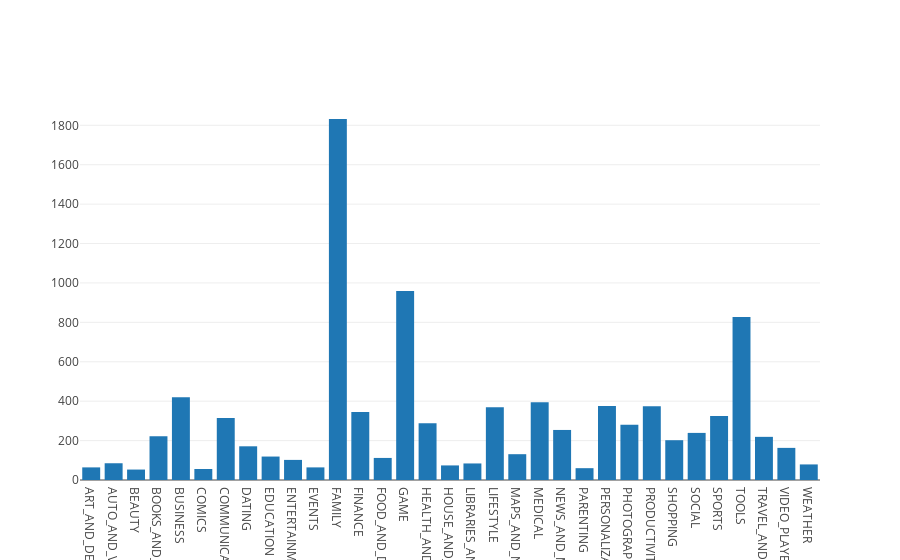

Source (notebook cell):
### Markdown cell above
## 4. Exploring app categories
<p>With more than 1 billion active users in 190 countries around the world, Google Play continues to be an important distribution platform to build a global audience. For businesses to get their apps in front of users, it's important to make them more quickly and easily discoverable on Google Play. To improve the overall search experience, Google has introduced the concept of grouping apps into categories.</p>
<p>This brings us to the following questions:</p>
<ul>
<li>Which category has the highest share of (active) apps in the market? </li>
<li>Is any specific category dominating the market?</li>
<li>Which categories have the fewest number of apps?</li>
</ul>
<p>We will see that there are <code>33</code> unique app categories present in our dataset. <em>Family</em> and <em>Game</em> apps have the highest market prevalence. Interestingly, <em>Tools</em>, <em>Business</em> and <em>Medical</em> apps are also at the top.</p>

### Code cell
import plotly
plotly.offline.init_notebook_mode(connected=True)
import plotly.graph_objs as go

# Print the total number of unique categories
num_categories = len(apps['Category'].unique())
print('Number of categories = ', num_categories)

# Count the number of apps in each 'Category'. 
num_apps_in_category = apps.groupby('Category')['App'].count()

# Sort num_apps_in_category in descending order based on the count of apps in each category
sorted_num_apps_in_category = num_apps_in_category.sort_values(ascending = False)

data = [go.Bar(
        x = num_apps_in_category.index, # index = category name
        y = num_apps_in_category.values, # value = count
)]

plotly.offline.iplot(data)

### Figure 1 — Plotly figure (JSON) as saved in the notebook; plotly's stock layout.template omitted (floating-point values rounded to 4 significant figures)
{"data": [{"x": ["ART_AND_DESIGN", "AUTO_AND_VEHICLES", "BEAUTY", "BOOKS_AND_REFERENCE", "BUSINESS", "COMICS", "COMMUNICATION", "DATING", "EDUCATION", "ENTERTAINMENT", "EVENTS", "FAMILY", "FINANCE", "FOOD_AND_DRINK", "GAME", "HEALTH_AND_FITNESS", "HOUSE_AND_HOME", "LIBRARIES_AND_DEMO", "LIFESTYLE", "MAPS_AND_NAVIGATION", "MEDICAL", "NEWS_AND_MAGAZINES", "PARENTING", "PERSONALIZATION", "PHOTOGRAPHY", "PRODUCTIVITY", "SHOPPING", "SOCIAL", "SPORTS", "TOOLS", "TRAVEL_AND_LOCAL", "VIDEO_PLAYERS", "WEATHER"], "y": [64, 85, 53, 222, 420, 56, 315, 171, 119, 102, 64, 1832, 345, 112, 959, 288, 74, 84, 369, 131, 395, 254, 60, 376, 281, 374, 202, 239, 325, 827, 219, 163, 79], "type": "bar", "uid": "30a6afb4-acf0-436b-84c7-2d9638562d7b"}], "layout": {}}
